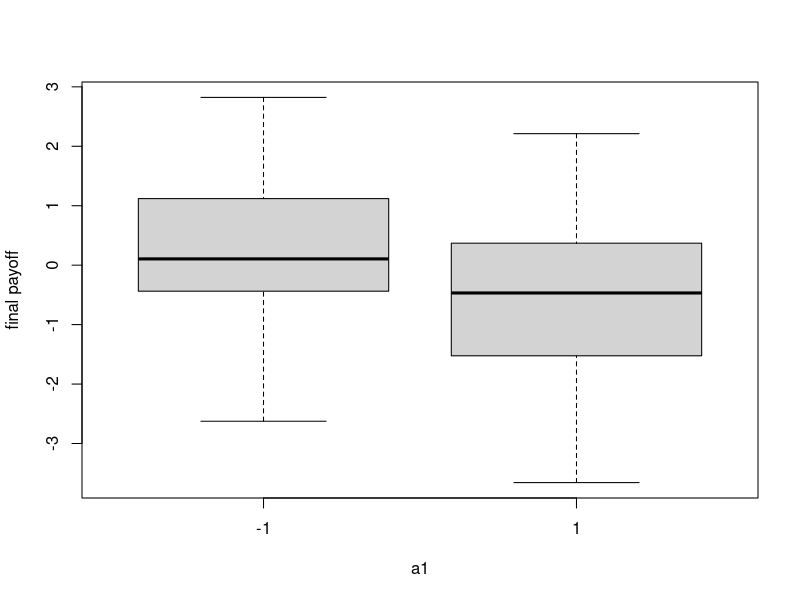
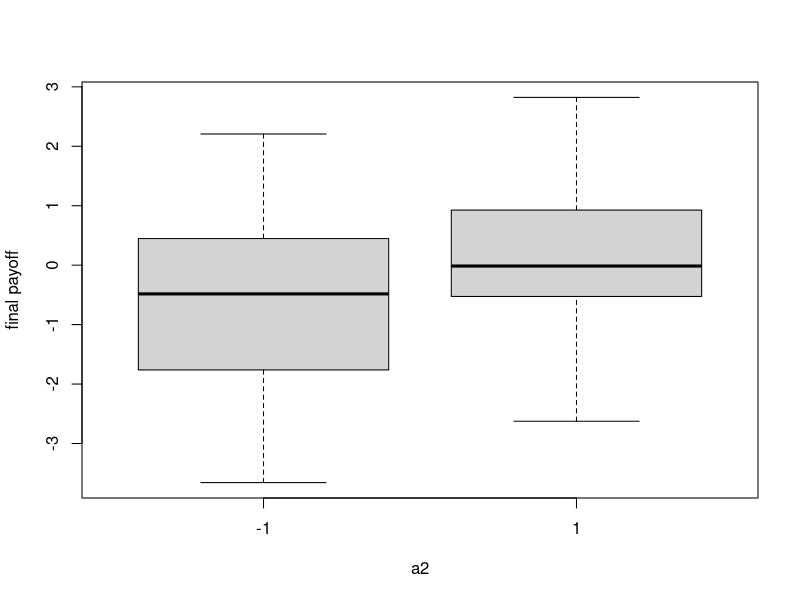

R code for these plots, in order:
# simulation 1, setting 6, of Murray et.al. 2018

# true parameters; first half for main effect and second half for treatment effects
beta1 = c(0.644, 0.006, 0.369, 0.019) #stage 1 Q-function 
beta2 = c(0.00, 0.00, -0.50, 0.00, 0.00, 0.25, 0.00, 0.50, 0.50) # stage 2 Q-function
delta = c(0.1, 0.1) # o2 outcome model p(o2 | o1, a1) 

# sample 
set.seed(67);n = 200 # {-1,1} coding for covariates and assignment
o1 = 2* rbinom(n, 1, 0.5) -1 ; a1 = 2* rbinom(n, 1, 0.5) -1 
o2 = 2* rbinom(n, 1, 1/(1 + exp(-cbind(o1, a1) %*% delta))) -1 
a2 = 2 * rbinom(n, 1, 0.5) -1
y = rnorm(n, cbind(1, o1, a1, o1*a1,o2, a2,a2*o1,a2*a1, a2*o2 ) %*% beta2, 1)

my_dataset = list(data = cbind(o1, a1, o2, a2,y), beta1 = beta1, beta2 = beta2, delta = delta)

# check
View(my_dataset$data)
cor(my_dataset$data[,'a2'], my_dataset$data[,'y'])
boxplot(my_dataset$data[,'y'] ~my_dataset$data[,'a1'], 
        xlab = 'a1', 
        ylab = 'final payoff') 
boxplot(my_dataset$data[,'y'] ~my_dataset$data[,'a2'], 
        xlab = 'a2', 
        ylab = 'final payoff') 
head(my_dataset$data)
